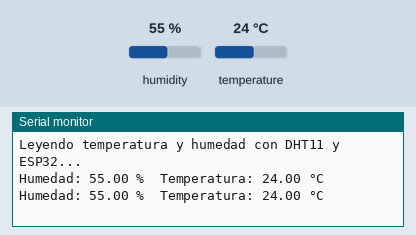
Recording of a sketch running on a simulated ESP32. Parts: the last lines printed to the serial monitor. The inputs (shaded band) are chosen by the test bench; at power-on: humidity 55 %, temperature 24 °C.

Above: at 4.8 s.
4.9 s: humidity set to 22 %
At 6.4 s:
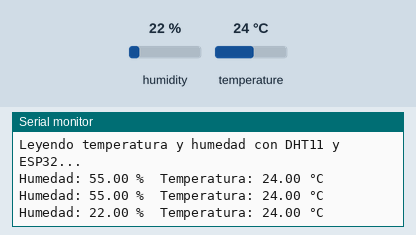
7.9 s: temperature set to 12 °C
At 8.8 s:
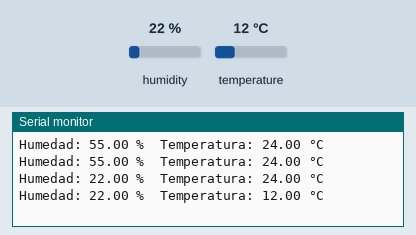
10.9 s: humidity set to 40 %
At 13.5 s:
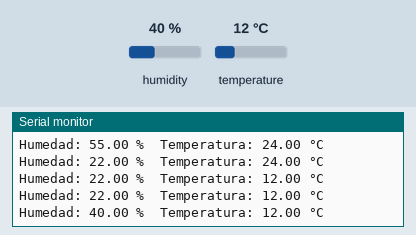
Timing chart, 0 to 15.0 s (numbered marks = the images above; inputs shaded):
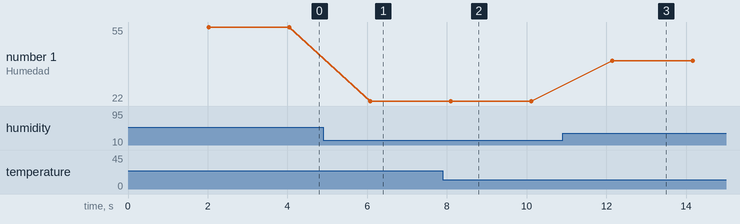

Measured:
- after the input at 4.9 s, the serial monitor: prints a new line after 1.2 s (image 1)
- after the input at 7.9 s, the serial monitor: prints a new line after 0.19 s (image 2)
- after the input at 10.9 s, the serial monitor: prints a new line after 1.2 s (image 3)
- plotted number 1: 55 → 22 after the input at 4.9 s, 22 → 40 after the input at 10.9 s

The sketch:

ESP32_DHT11.ino
```cpp
#include <Adafruit_Sensor.h>
#include <DHT.h>

// Pin donde está conectado el DHT11
#define DHTPIN 7     // Cambiá este número si usás otro pin

// Tipo de sensor
#define DHTTYPE DHT11

// Inicializar el sensor DHT
DHT dht(DHTPIN, DHTTYPE);

void setup() {
  Serial.begin(115200);  // Monitor serie a 115200 baudios
  dht.begin();           // Inicializar el sensor
  Serial.println("Leyendo temperatura y humedad con DHT11 y ESP32...");
}

void loop() {
  delay(2000);  // Esperar 2 segundos entre lecturas

  // Leer humedad
  float h = dht.readHumidity();
  // Leer temperatura en Celsius
  float t = dht.readTemperature();

  // Comprobar si falló la lectura
  if (isnan(h) || isnan(t)) {
    Serial.println("Error al leer del sensor DHT11");
    return;
  }

  // Mostrar los datos
  Serial.print("Humedad: ");
  Serial.print(h);
  Serial.print(" %\t");
  Serial.print("Temperatura: ");
  Serial.print(t);
  Serial.println(" °C");
}
```
